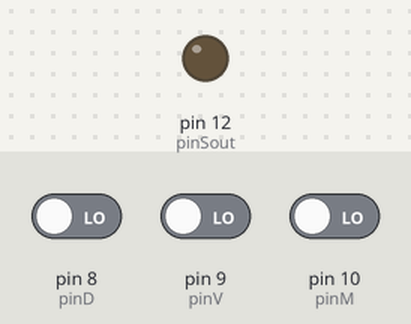
This sketch was run on a simulated Arduino Uno, built with avr-gcc and run on an emulated ATmega328P. Parts: output pins drawn as LEDs (lit = HIGH). The test bench sets the inputs (shaded band); at power-on: pin 8 (pinD) LOW, pin 10 (pinM) LOW, pin 9 (pinV) LOW.

Above: at 1.2 s.
1.3 s: pin 8 (pinD) driven HIGH and pin 10 (pinM) driven HIGH
At 1.7 s:
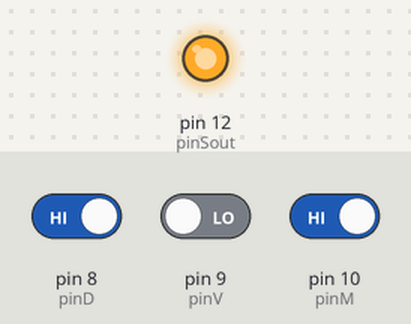
2.8 s: pin 8 (pinD) driven LOW
At 4.0 s:
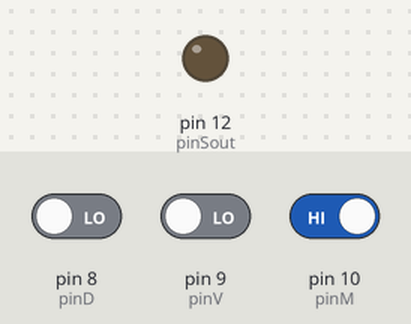
4.3 s: pin 8 (pinD) driven HIGH
At 5.2 s:
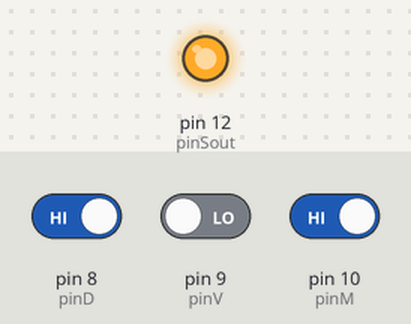
Timing chart, 0 to 7.3 s (numbered marks = the images above; inputs shaded):
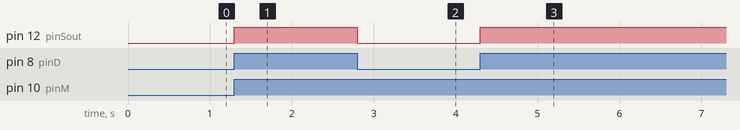

Measured:
- after the input at 1.3 s, pin 12 (pinSout): LOW → HIGH at once
- after the input at 2.8 s, pin 12 (pinSout): HIGH → LOW at once
- after the input at 4.3 s, pin 12 (pinSout): LOW → HIGH at once

The sketch:

Lab9Part1.ino
```cpp
int pinSout = 12;
int pinM = 10;
int pinD = 8;
int pinV = 9;

void setup()
{
  pinMode(pinSout, OUTPUT);
  pinMode(pinM, INPUT);
  pinMode(pinD, INPUT);
  pinMode(pinV, INPUT);
}
void loop()
{
  boolean pinDState = digitalRead(pinD);
  boolean pinVState = digitalRead(pinV);
  boolean pinMState = digitalRead(pinM);
  boolean pinSoutState;
  // and
  pinSoutState =pinMState & (pinDState | pinVState);
  digitalWrite(pinSout, pinSoutState);
}
```
